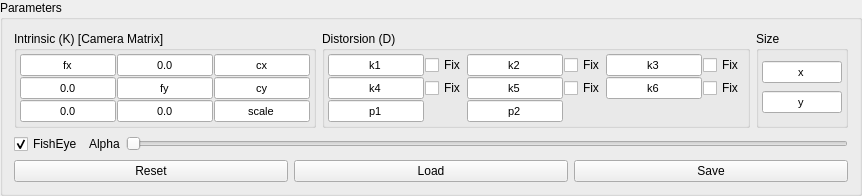
         <widget class="QGroupBox" name="groupBox_params">
          <property name="sizePolicy">
           <sizepolicy hsizetype="Minimum" vsizetype="Preferred">
            <horstretch>0</horstretch>
            <verstretch>0</verstretch>
           </sizepolicy>
          </property>
          <property name="title">
           <string>Parameters</string>
          </property>
          <layout class="QGridLayout" name="gridLayout_8">
           <item row="0" column="0">
            <widget class="QGroupBox" name="groupBox_par_intrinsic">
             <property name="sizePolicy">
              <sizepolicy hsizetype="Minimum" vsizetype="Preferred">
               <horstretch>0</horstretch>
               <verstretch>0</verstretch>
              </sizepolicy>
             </property>
             <property name="title">
              <string>Intrinsic (K) [Camera Matrix]</string>
             </property>
             <layout class="QGridLayout" name="gridLayout_6">
              <property name="leftMargin">
               <number>3</number>
              </property>
              <property name="topMargin">
               <number>3</number>
              </property>
              <property name="rightMargin">
               <number>3</number>
              </property>
              <property name="bottomMargin">
               <number>3</number>
              </property>
              <property name="spacing">
               <number>1</number>
              </property>
              <item row="3" column="2">
               <widget class="QLineEdit" name="lineEdit_scale">
                <property name="sizePolicy">
                 <sizepolicy hsizetype="Preferred" vsizetype="Fixed">
                  <horstretch>0</horstretch>
                  <verstretch>0</verstretch>
                 </sizepolicy>
                </property>
                <property name="maximumSize">
                 <size>
                  <width>96</width>
                  <height>16777215</height>
                 </size>
                </property>
                <property name="font">
                 <font>
                  <pointsize>8</pointsize>
                 </font>
                </property>
                <property name="text">
                 <string>scale</string>
                </property>
                <property name="alignment">
                 <set>Qt::AlignCenter</set>
                </property>
               </widget>
              </item>
              <item row="0" column="2">
               <widget class="QLineEdit" name="lineEdit_cx">
                <property name="sizePolicy">
                 <sizepolicy hsizetype="Preferred" vsizetype="Fixed">
                  <horstretch>0</horstretch>
                  <verstretch>0</verstretch>
                 </sizepolicy>
                </property>
                <property name="maximumSize">
                 <size>
                  <width>96</width>
                  <height>16777215</height>
                 </size>
                </property>
                <property name="font">
                 <font>
                  <pointsize>8</pointsize>
                 </font>
                </property>
                <property name="text">
                 <string>cx</string>
                </property>
                <property name="alignment">
                 <set>Qt::AlignCenter</set>
                </property>
               </widget>
              </item>
              <item row="0" column="0">
               <widget class="QLineEdit" name="lineEdit_fx">
                <property name="sizePolicy">
                 <sizepolicy hsizetype="Preferred" vsizetype="Fixed">
                  <horstretch>0</horstretch>
                  <verstretch>0</verstretch>
                 </sizepolicy>
                </property>
                <property name="maximumSize">
                 <size>
                  <width>96</width>
                  <height>16777215</height>
                 </size>
                </property>
                <property name="font">
                 <font>
                  <pointsize>8</pointsize>
                 </font>
                </property>
                <property name="text">
                 <string>fx</string>
                </property>
                <property name="alignment">
                 <set>Qt::AlignCenter</set>
                </property>
               </widget>
              </item>
              <item row="1" column="0">
               <widget class="QLineEdit" name="lineEdit_K_10">
                <property name="sizePolicy">
                 <sizepolicy hsizetype="Preferred" vsizetype="Fixed">
                  <horstretch>0</horstretch>
                  <verstretch>0</verstretch>
                 </sizepolicy>
                </property>
                <property name="maximumSize">
                 <size>
                  <width>96</width>
                  <height>16777215</height>
                 </size>
                </property>
                <property name="font">
                 <font>
                  <pointsize>8</pointsize>
                 </font>
                </property>
                <property name="text">
                 <string>0.0</string>
                </property>
                <property name="alignment">
                 <set>Qt::AlignCenter</set>
                </property>
               </widget>
              </item>
              <item row="3" column="0">
               <widget class="QLineEdit" name="lineEdit_K_20">
                <property name="sizePolicy">
                 <sizepolicy hsizetype="Preferred" vsizetype="Fixed">
                  <horstretch>0</horstretch>
                  <verstretch>0</verstretch>
                 </sizepolicy>
                </property>
                <property name="maximumSize">
                 <size>
                  <width>96</width>
                  <height>16777215</height>
                 </size>
                </property>
                <property name="font">
                 <font>
                  <pointsize>8</pointsize>
                 </font>
                </property>
                <property name="text">
                 <string>0.0</string>
                </property>
                <property name="alignment">
                 <set>Qt::AlignCenter</set>
                </property>
               </widget>
              </item>
              <item row="1" column="1">
               <widget class="QLineEdit" name="lineEdit_fy">
                <property name="sizePolicy">
                 <sizepolicy hsizetype="Preferred" vsizetype="Fixed">
                  <horstretch>0</horstretch>
                  <verstretch>0</verstretch>
                 </sizepolicy>
                </property>
                <property name="maximumSize">
                 <size>
                  <width>96</width>
                  <height>16777215</height>
                 </size>
                </property>
                <property name="font">
                 <font>
                  <pointsize>8</pointsize>
                 </font>
                </property>
                <property name="text">
                 <string>fy</string>
                </property>
                <property name="alignment">
                 <set>Qt::AlignCenter</set>
                </property>
               </widget>
              </item>
              <item row="3" column="1">
               <widget class="QLineEdit" name="lineEdit_K_21">
                <property name="sizePolicy">
                 <sizepolicy hsizetype="Preferred" vsizetype="Fixed">
                  <horstretch>0</horstretch>
                  <verstretch>0</verstretch>
                 </sizepolicy>
                </property>
                <property name="maximumSize">
                 <size>
                  <width>96</width>
                  <height>16777215</height>
                 </size>
                </property>
                <property name="font">
                 <font>
                  <pointsize>8</pointsize>
                 </font>
                </property>
                <property name="text">
                 <string>0.0</string>
                </property>
                <property name="alignment">
                 <set>Qt::AlignCenter</set>
                </property>
               </widget>
              </item>
              <item row="1" column="2">
               <widget class="QLineEdit" name="lineEdit_cy">
                <property name="sizePolicy">
                 <sizepolicy hsizetype="Preferred" vsizetype="Fixed">
                  <horstretch>0</horstretch>
                  <verstretch>0</verstretch>
                 </sizepolicy>
                </property>
                <property name="maximumSize">
                 <size>
                  <width>96</width>
                  <height>16777215</height>
                 </size>
                </property>
                <property name="font">
                 <font>
                  <pointsize>8</pointsize>
                 </font>
                </property>
                <property name="text">
                 <string>cy</string>
                </property>
                <property name="alignment">
                 <set>Qt::AlignCenter</set>
                </property>
               </widget>
              </item>
              <item row="0" column="1">
               <widget class="QLineEdit" name="lineEdit_K_01">
                <property name="sizePolicy">
                 <sizepolicy hsizetype="Preferred" vsizetype="Fixed">
                  <horstretch>0</horstretch>
                  <verstretch>0</verstretch>
                 </sizepolicy>
                </property>
                <property name="maximumSize">
                 <size>
                  <width>96</width>
                  <height>16777215</height>
                 </size>
                </property>
                <property name="font">
                 <font>
                  <pointsize>8</pointsize>
                 </font>
                </property>
                <property name="text">
                 <string>0.0</string>
                </property>
                <property name="alignment">
                 <set>Qt::AlignCenter</set>
                </property>
               </widget>
              </item>
             </layout>
            </widget>
           </item>
           <item row="0" column="1">
            <widget class="QGroupBox" name="groupBox_par_distorsion">
             <property name="sizePolicy">
              <sizepolicy hsizetype="Minimum" vsizetype="Preferred">
               <horstretch>0</horstretch>
               <verstretch>0</verstretch>
              </sizepolicy>
             </property>
             <property name="title">
              <string>Distorsion (D)</string>
             </property>
             <layout class="QGridLayout" name="gridLayout_7">
              <property name="leftMargin">
               <number>3</number>
              </property>
              <property name="topMargin">
               <number>3</number>
              </property>
              <property name="rightMargin">
               <number>3</number>
              </property>
              <property name="bottomMargin">
               <number>3</number>
              </property>
              <property name="spacing">
               <number>1</number>
              </property>
              <item row="0" column="0">
               <widget class="QLineEdit" name="lineEdit_k1">
                <property name="sizePolicy">
                 <sizepolicy hsizetype="Preferred" vsizetype="Fixed">
                  <horstretch>0</horstretch>
                  <verstretch>0</verstretch>
                 </sizepolicy>
                </property>
                <property name="maximumSize">
                 <size>
                  <width>96</width>
                  <height>16777215</height>
                 </size>
                </property>
                <property name="font">
                 <font>
                  <pointsize>8</pointsize>
                 </font>
                </property>
                <property name="text">
                 <string>k1</string>
                </property>
                <property name="alignment">
                 <set>Qt::AlignCenter</set>
                </property>
               </widget>
              </item>
              <item row="0" column="1">
               <widget class="QCheckBox" name="checkBox_fix_k1">
                <property name="sizePolicy">
                 <sizepolicy hsizetype="Minimum" vsizetype="Fixed">
                  <horstretch>0</horstretch>
                  <verstretch>0</verstretch>
                 </sizepolicy>
                </property>
                <property name="focusPolicy">
                 <enum>Qt::StrongFocus</enum>
                </property>
                <property name="text">
                 <string>Fix</string>
                </property>
                <property name="checked">
                 <bool>false</bool>
                </property>
               </widget>
              </item>
              <item row="0" column="2">
               <widget class="QLineEdit" name="lineEdit_k2">
                <property name="sizePolicy">
                 <sizepolicy hsizetype="Preferred" vsizetype="Fixed">
                  <horstretch>0</horstretch>
                  <verstretch>0</verstretch>
                 </sizepolicy>
                </property>
                <property name="maximumSize">
                 <size>
                  <width>96</width>
                  <height>16777215</height>
                 </size>
                </property>
                <property name="font">
                 <font>
                  <pointsize>8</pointsize>
                 </font>
                </property>
                <property name="text">
                 <string>k2</string>
                </property>
                <property name="alignment">
                 <set>Qt::AlignCenter</set>
                </property>
               </widget>
              </item>
              <item row="0" column="3">
               <widget class="QCheckBox" name="checkBox_fix_k2">
                <property name="sizePolicy">
                 <sizepolicy hsizetype="Minimum" vsizetype="Fixed">
                  <horstretch>0</horstretch>
                  <verstretch>0</verstretch>
                 </sizepolicy>
                </property>
                <property name="focusPolicy">
                 <enum>Qt::StrongFocus</enum>
                </property>
                <property name="text">
                 <string>Fix</string>
                </property>
                <property name="checked">
                 <bool>false</bool>
                </property>
               </widget>
              </item>
              <item row="0" column="4">
               <widget class="QLineEdit" name="lineEdit_k3">
                <property name="sizePolicy">
                 <sizepolicy hsizetype="Preferred" vsizetype="Fixed">
                  <horstretch>0</horstretch>
                  <verstretch>0</verstretch>
                 </sizepolicy>
                </property>
                <property name="maximumSize">
                 <size>
                  <width>96</width>
                  <height>16777215</height>
                 </size>
                </property>
                <property name="font">
                 <font>
                  <pointsize>8</pointsize>
                 </font>
                </property>
                <property name="text">
                 <string>k3</string>
                </property>
                <property name="alignment">
                 <set>Qt::AlignCenter</set>
                </property>
               </widget>
              </item>
              <item row="0" column="5">
               <widget class="QCheckBox" name="checkBox_fix_k3">
                <property name="sizePolicy">
                 <sizepolicy hsizetype="Minimum" vsizetype="Fixed">
                  <horstretch>0</horstretch>
                  <verstretch>0</verstretch>
                 </sizepolicy>
                </property>
                <property name="focusPolicy">
                 <enum>Qt::StrongFocus</enum>
                </property>
                <property name="text">
                 <string>Fix</string>
                </property>
                <property name="checked">
                 <bool>false</bool>
                </property>
               </widget>
              </item>
              <item row="1" column="0">
               <widget class="QLineEdit" name="lineEdit_k4">
                <property name="sizePolicy">
                 <sizepolicy hsizetype="Preferred" vsizetype="Fixed">
                  <horstretch>0</horstretch>
                  <verstretch>0</verstretch>
                 </sizepolicy>
                </property>
                <property name="maximumSize">
                 <size>
                  <width>96</width>
                  <height>16777215</height>
                 </size>
                </property>
                <property name="font">
                 <font>
                  <pointsize>8</pointsize>
                 </font>
                </property>
                <property name="text">
                 <string>k4</string>
                </property>
                <property name="alignment">
                 <set>Qt::AlignCenter</set>
                </property>
               </widget>
              </item>
              <item row="1" column="1">
               <widget class="QCheckBox" name="checkBox_fix_k4">
                <property name="sizePolicy">
                 <sizepolicy hsizetype="Minimum" vsizetype="Fixed">
                  <horstretch>0</horstretch>
                  <verstretch>0</verstretch>
                 </sizepolicy>
                </property>
                <property name="focusPolicy">
                 <enum>Qt::StrongFocus</enum>
                </property>
                <property name="text">
                 <string>Fix</string>
                </property>
                <property name="checked">
                 <bool>false</bool>
                </property>
               </widget>
              </item>
              <item row="1" column="2">
               <widget class="QLineEdit" name="lineEdit_k5">
                <property name="sizePolicy">
                 <sizepolicy hsizetype="Preferred" vsizetype="Fixed">
                  <horstretch>0</horstretch>
                  <verstretch>0</verstretch>
                 </sizepolicy>
                </property>
                <property name="maximumSize">
                 <size>
                  <width>96</width>
                  <height>16777215</height>
                 </size>
                </property>
                <property name="font">
                 <font>
                  <pointsize>8</pointsize>
                 </font>
                </property>
                <property name="text">
                 <string>k5</string>
                </property>
                <property name="alignment">
                 <set>Qt::AlignCenter</set>
                </property>
               </widget>
              </item>
              <item row="1" column="3">
               <widget class="QCheckBox" name="checkBox_fix_k5">
                <property name="sizePolicy">
                 <sizepolicy hsizetype="Minimum" vsizetype="Fixed">
                  <horstretch>0</horstretch>
                  <verstretch>0</verstretch>
                 </sizepolicy>
                </property>
                <property name="focusPolicy">
                 <enum>Qt::StrongFocus</enum>
                </property>
                <property name="text">
                 <string>Fix</string>
                </property>
                <property name="checked">
                 <bool>false</bool>
                </property>
               </widget>
              </item>
              <item row="1" column="4">
               <widget class="QLineEdit" name="lineEdit_k6">
                <property name="sizePolicy">
                 <sizepolicy hsizetype="Preferred" vsizetype="Fixed">
                  <horstretch>0</horstretch>
                  <verstretch>0</verstretch>
                 </sizepolicy>
                </property>
                <property name="maximumSize">
                 <size>
                  <width>96</width>
                  <height>16777215</height>
                 </size>
                </property>
                <property name="font">
                 <font>
                  <pointsize>8</pointsize>
                 </font>
                </property>
                <property name="text">
                 <string>k6</string>
                </property>
                <property name="alignment">
                 <set>Qt::AlignCenter</set>
                </property>
               </widget>
              </item>
              <item row="1" column="5">
               <widget class="QCheckBox" name="checkBox_fix_k6">
                <property name="sizePolicy">
                 <sizepolicy hsizetype="Minimum" vsizetype="Fixed">
                  <horstretch>0</horstretch>
                  <verstretch>0</verstretch>
                 </sizepolicy>
                </property>
                <property name="focusPolicy">
                 <enum>Qt::StrongFocus</enum>
                </property>
                <property name="text">
                 <string>Fix</string>
                </property>
                <property name="checked">
                 <bool>false</bool>
                </property>
               </widget>
              </item>
              <item row="2" column="0">
               <widget class="QLineEdit" name="lineEdit_p1">
                <property name="sizePolicy">
                 <sizepolicy hsizetype="Preferred" vsizetype="Fixed">
                  <horstretch>0</horstretch>
                  <verstretch>0</verstretch>
                 </sizepolicy>
                </property>
                <property name="maximumSize">
                 <size>
                  <width>96</width>
                  <height>16777215</height>
                 </size>
                </property>
                <property name="font">
                 <font>
                  <pointsize>8</pointsize>
                 </font>
                </property>
                <property name="text">
                 <string>p1</string>
                </property>
                <property name="alignment">
                 <set>Qt::AlignCenter</set>
                </property>
               </widget>
              </item>
              <item row="2" column="2">
               <widget class="QLineEdit" name="lineEdit_p2">
                <property name="sizePolicy">
                 <sizepolicy hsizetype="Preferred" vsizetype="Fixed">
                  <horstretch>0</horstretch>
                  <verstretch>0</verstretch>
                 </sizepolicy>
                </property>
                <property name="maximumSize">
                 <size>
                  <width>96</width>
                  <height>16777215</height>
                 </size>
                </property>
                <property name="font">
                 <font>
                  <pointsize>8</pointsize>
                 </font>
                </property>
                <property name="text">
                 <string>p2</string>
                </property>
                <property name="alignment">
                 <set>Qt::AlignCenter</set>
                </property>
               </widget>
              </item>
             </layout>
            </widget>
           </item>
           <item row="0" column="2">
            <widget class="QGroupBox" name="groupBox_par_size">
             <property name="sizePolicy">
              <sizepolicy hsizetype="Minimum" vsizetype="Preferred">
               <horstretch>0</horstretch>
               <verstretch>0</verstretch>
              </sizepolicy>
             </property>
             <property name="title">
              <string>Size</string>
             </property>
             <layout class="QGridLayout" name="gridLayout_16">
              <property name="leftMargin">
               <number>3</number>
              </property>
              <property name="topMargin">
               <number>3</number>
              </property>
              <property name="rightMargin">
               <number>3</number>
              </property>
              <property name="bottomMargin">
               <number>3</number>
              </property>
              <property name="spacing">
               <number>1</number>
              </property>
              <item row="0" column="0">
               <widget class="CustomLineEdit" name="lineEdit_size_x">
                <property name="sizePolicy">
                 <sizepolicy hsizetype="Preferred" vsizetype="Fixed">
                  <horstretch>0</horstretch>
                  <verstretch>0</verstretch>
                 </sizepolicy>
                </property>
                <property name="maximumSize">
                 <size>
                  <width>80</width>
                  <height>16777215</height>
                 </size>
                </property>
                <property name="font">
                 <font>
                  <pointsize>8</pointsize>
                 </font>
                </property>
                <property name="text">
                 <string>x</string>
                </property>
                <property name="alignment">
                 <set>Qt::AlignCenter</set>
                </property>
               </widget>
              </item>
              <item row="1" column="0">
               <widget class="CustomLineEdit" name="lineEdit_size_y">
                <property name="sizePolicy">
                 <sizepolicy hsizetype="Preferred" vsizetype="Fixed">
                  <horstretch>0</horstretch>
                  <verstretch>0</verstretch>
                 </sizepolicy>
                </property>
                <property name="maximumSize">
                 <size>
                  <width>80</width>
                  <height>16777215</height>
                 </size>
                </property>
                <property name="font">
                 <font>
                  <pointsize>8</pointsize>
                 </font>
                </property>
                <property name="text">
                 <string>y</string>
                </property>
                <property name="alignment">
                 <set>Qt::AlignCenter</set>
                </property>
               </widget>
              </item>
             </layout>
            </widget>
           </item>
           <item row="2" column="0" colspan="3">
            <layout class="QHBoxLayout" name="horizontalLayout_41">
             <item>
              <widget class="QPushButton" name="pushButton_reset_params">
               <property name="sizePolicy">
                <sizepolicy hsizetype="Minimum" vsizetype="Fixed">
                 <horstretch>0</horstretch>
                 <verstretch>0</verstretch>
                </sizepolicy>
               </property>
               <property name="text">
                <string>Reset</string>
               </property>
              </widget>
             </item>
             <item>
              <widget class="QPushButton" name="pushButton_load_params">
               <property name="sizePolicy">
                <sizepolicy hsizetype="Minimum" vsizetype="Fixed">
                 <horstretch>0</horstretch>
                 <verstretch>0</verstretch>
                </sizepolicy>
               </property>
               <property name="text">
                <string>Load</string>
               </property>
              </widget>
             </item>
             <item>
              <widget class="QPushButton" name="pushButton_save_params">
               <property name="enabled">
                <bool>true</bool>
               </property>
               <property name="sizePolicy">
                <sizepolicy hsizetype="Minimum" vsizetype="Fixed">
                 <horstretch>0</horstretch>
                 <verstretch>0</verstretch>
                </sizepolicy>
               </property>
               <property name="text">
                <string>Save</string>
               </property>
              </widget>
             </item>
            </layout>
           </item>
           <item row="1" column="0" colspan="3">
            <layout class="QHBoxLayout" name="horizontalLayout_3">
             <item>
              <widget class="QCheckBox" name="checkBox_fisheye">
               <property name="sizePolicy">
                <sizepolicy hsizetype="Minimum" vsizetype="Fixed">
                 <horstretch>0</horstretch>
                 <verstretch>0</verstretch>
                </sizepolicy>
               </property>
               <property name="focusPolicy">
                <enum>Qt::StrongFocus</enum>
               </property>
               <property name="text">
                <string>FishEye</string>
               </property>
               <property name="checked">
                <bool>true</bool>
               </property>
              </widget>
             </item>
             <item>
              <widget class="QLabel" name="label">
               <property name="text">
                <string>Alpha</string>
               </property>
              </widget>
             </item>
             <item>
              <widget class="QSlider" name="horizontalSlider_alpha">
               <property name="minimumSize">
                <size>
                 <width>0</width>
                 <height>18</height>
                </size>
               </property>
               <property name="maximum">
                <number>100</number>
               </property>
               <property name="orientation">
                <enum>Qt::Horizontal</enum>
               </property>
              </widget>
             </item>
            </layout>
           </item>
          </layout>
         </widget>
